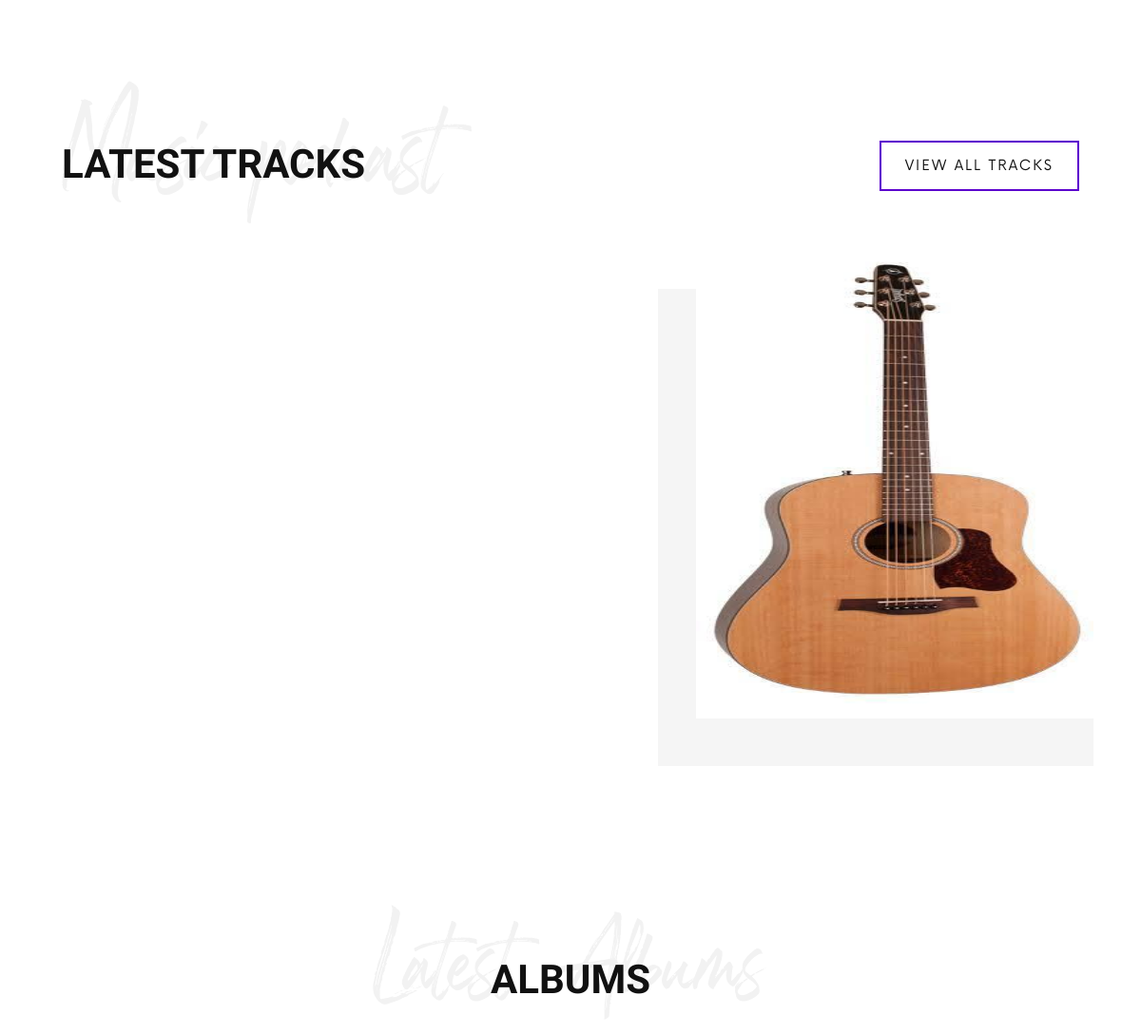
Before: / (middle part) with the older database file.
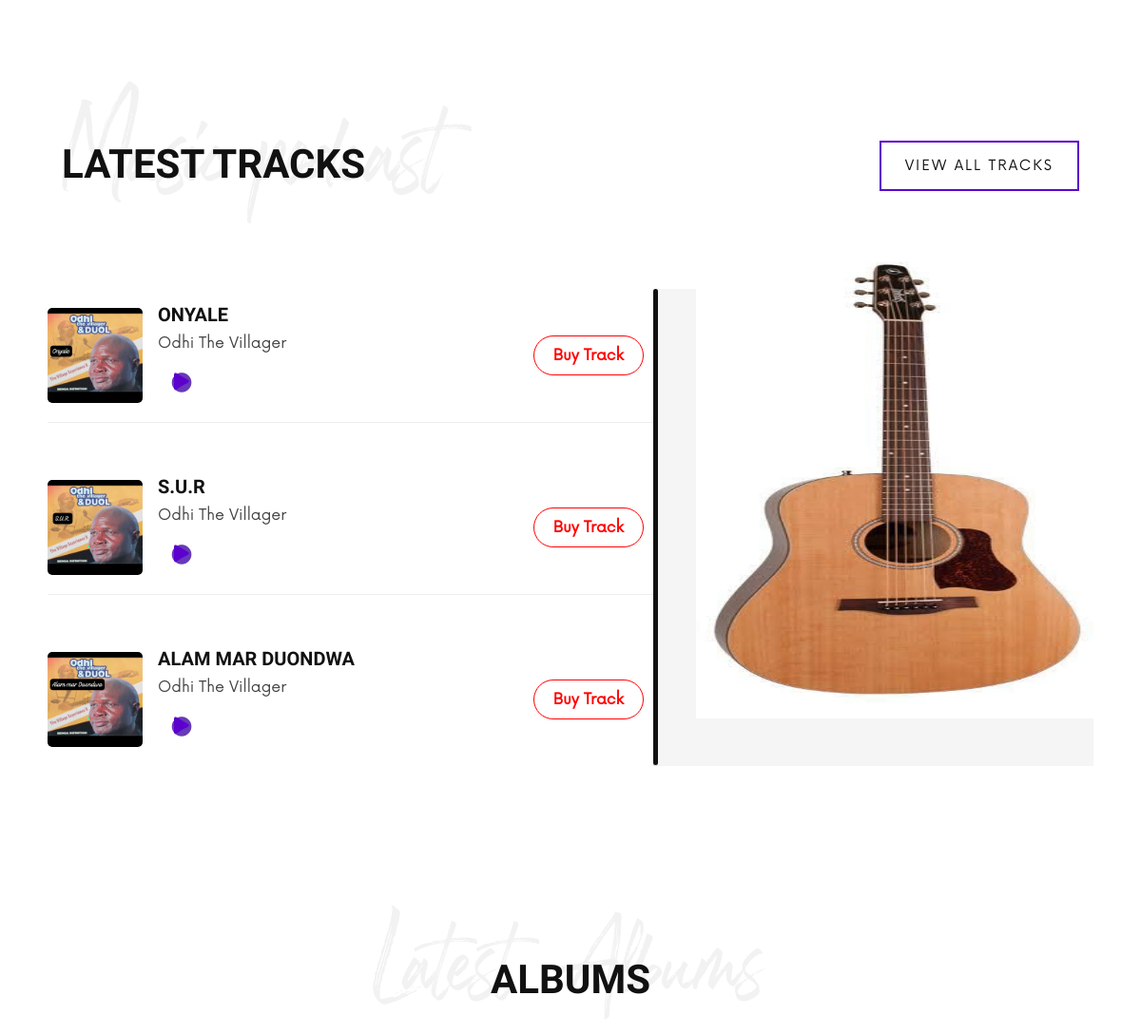
After: the same page with the newer database file.
### odhi/models.py (models this page shows, shortened)
class LatestTrack(models.Model):
    title = models.CharField(max_length=255)
    artist = models.CharField(max_length=255, default="Odhi The Villager")
    cover_image = models.ImageField(upload_to='track_covers/')
    audio_preview = models.FileField(upload_to='audio_previews/', blank=True, null=True)  # optional
    buy_link = models.URLField()
    created_at = models.DateTimeField(auto_now_add=True)
    class Meta:
        ordering = ['-created_at']  # Newest first
        verbose_name = "Latest Track"
        verbose_name_plural = "Latest Tracks"

### odhi/views.py (the view)
# urls.py: path("", views.index, name="index"),
def index(request):
    hero = Hero.objects.first()  # Get the first hero object
    videos = OtherVideo.objects.all()
    eventtypes = EventType.objects.all()
    eventmusics = EventMusic.objects.first()
    latest_tracks = LatestTrack.objects.all()[:6]
    return render(request, "index.html", {
        'hero': hero,
        'videos': videos,
        'eventtypes': eventtypes,
        'eventmusics': eventmusics,
        'latest_tracks': latest_tracks
    })

### odhi/context_processors.py (called while the page is built)
def general_info(request):
    info = Generalinfo.objects.first()  # Assumes only one Generalinfo object
    return {'general_info': info}

### odhi/models.py (called while the page is built)
    def video_id(self):
        from urllib.parse import urlparse, parse_qs
        query = urlparse(self.youtube_link)
        return parse_qs(query.query).get("v", [""])[0]

### templates/index.html (shortened to what this page needs)
{% extends "assests/main.html" %}
{% load static %}
{% block content %}
    <section class="track spad">
    <div class="container">
        <div class="row">
            <div class="col-lg-7">
                <div class="section-title">
                    <h2>Latest tracks</h2>
                    <h1>Music podcast</h1>
                </div>
            </div>
            <div class="col-lg-5">
                <div class="track__all">
                    <a href="https://odhithevillager.hustlesasa.shop/" class="primary-btn border-btn">View all tracks</a>
                </div>
            </div>
        </div>
        <div class="row">
            <div class="col-lg-7 p-0">
                <div class="track__content nice-scroll">
                    {% for track in latest_tracks %}
                    <div class="single_player_container d-flex align-items-center justify-content-between">
                        <div class="track-img">
                            <img src="{{ track.cover_image.url }}" alt="{{ track.title }} - Cover" class="img-fluid" />
                        </div>
                        <div class="track-info flex-grow-1 px-3">
                            <h4>{{ track.title }}</h4>
                            <p class="track-title">{{ track.artist }}</p>
                            <button class="jp-play player_button" tabindex="0" data-src="{{ track.audio_preview.url }}">
                                <i class="fa fa-play-circle"></i>
                            </button>
                        </div>
                        <div class="track-buy">
                            <a href="{{ track.buy_link }}" class="buy-btn" target="_blank">Buy Track</a>
                        </div>
                    </div>
                    {% endfor %}
                    </div>
            </div>
            <div class="col-lg-5 p-0">
                <div class="track__pic">
                    <img src="{% static 'img/quitar.jpg' %}" alt="">
                </div>
            </div>
        </div>
    </div>
</section>
    <section class="youtube spad">
        <div class="container">
            <div class="row">
                <div class="col-lg-12">
                    <div class="section-title">
                        <h2>ALBUMS</h2>
                        <h1>Latest Albums</h1>
                    </div>
                </div>
            </div>
        </div>
    </section>
{% endblock %}

### templates/assests/main.html (shortened to what this page needs)
{% load static %}
<!DOCTYPE html>
<html lang="en">
<head>
  <link rel="stylesheet" href="https://cdn.jsdelivr.net/npm/@fancyapps/ui/dist/fancybox.css" />
<link href="https://cdn.jsdelivr.net/npm/bootstrap@5.3.3/dist/css/bootstrap.min.css" rel="stylesheet">
<link rel="stylesheet" href="https://cdn.jsdelivr.net/npm/bootstrap-icons@1.11.3/font/bootstrap-icons.min.css">
<link rel="stylesheet" href="https://cdnjs.cloudflare.com/ajax/libs/font-awesome/6.5.0/css/all.min.css" />
<link rel="stylesheet" href="https://cdnjs.cloudflare.com/ajax/libs/font-awesome/6.5.0/css/all.min.css"
 />
  <link rel="stylesheet" href="{% static 'css/bootstrap.min.css' %}" type="text/css">
  <link rel="stylesheet" href="{% static 'css/font-awesome.min.css' %}" type="text/css">
  <link rel="stylesheet" href="{% static 'css/barfiller.css' %}" type="text/css">
  <link rel="stylesheet" href="{% static 'css/nowfont.css' %}" type="text/css">
  <link rel="stylesheet" href="{% static 'css/rockville.css' %}" type="text/css">
  <link rel="stylesheet" href="{% static 'css/magnific-popup.css' %}" type="text/css">
  <link rel="stylesheet" href="{% static 'css/owl.carousel.min.css' %}" type="text/css">
  <link rel="stylesheet" href="{% static 'css/slicknav.min.css' %}" type="text/css">
  <link rel="stylesheet" href="{% static 'css/style.css' %}" type="text/css">
</head>
<body>
  {% block content %}{% endblock %}
</body>
</html>

### templates/assests/header.html (shortened to what this page needs)
{% load static %}

### templates/assests/footer.html (shortened to what this page needs)
{% load static %}

### static/css/style.css (style rules this page uses)
html, body { height: 100%; font-family: "Now Regular"; -webkit-font-smoothing: antialiased; }
h1, h2, h3, h4, h5, h6 { margin: 0; color: #111111; font-weight: 400; font-family: "Rajdhani", sans-serif; }
h1 { font-size: 70px; }
h2 { font-size: 36px; }
h4 { font-size: 24px; }
p { font-size: 15px; font-family: "Now Regular"; color: #444444; font-weight: 400; line-height: 26px; margin: 0 0 15px 0; }
img { max-width: 100%; }
.section-title { margin-bottom: 40px; position: relative; z-index: 1; }
.section-title h2 { font-size: 42px; color: #111111; font-weight: 700; text-transform: uppercase; }
.section-title h1 { font-size: 100px; color: #f2f2f2; font-family: "Rockville Solid Regular"; position: absolute; left: 0; top: -45px; width: 100%; z-index: -1; }
.spad { padding-top: 100px; padding-bottom: 100px; }
.primary-btn { display: inline-block; font-size: 15px; text-transform: uppercase; padding: 14px 25px 12px; color: #ffffff; background: #5c00ce; letter-spacing: 2px; }
.primary-btn.border-btn { background: transparent; border: 2px solid #5c00ce; color: #111111; }
@media (min-width: 768px) { .container { padding: 30px 50px; } }
@media (min-width: 768px) { .row { display: flex; flex-wrap: wrap; } }
@media (min-width: 1024px) { .container { max-width: 1200px; margin: 0 auto; } }
.track { padding-top: 120px; padding-bottom: 40px; overflow: hidden; }
.track .section-title { margin-bottom: 105px; }
.track__content { height: 502px; overflow-y: auto; }
.track__all { text-align: right; margin-bottom: 100px; }
.jp-play { position: relative; height: 50px; width: 50px; background: transparent; border: 2px solid #e1e1e1; border-radius: 50%; }
.jp-play:after { position: absolute; display: block; left: 17px; top: 12px; width: 16px; height: 20px; background: url(../img/play-default.png); content: ""; }
.single_player_container { overflow: hidden; margin-bottom: 40px; }
.single_player_container:last-child { margin-bottom: 0; }
.single_player_container h4 { font-size: 26px; color: #111111; font-weight: 700; margin-bottom: 20px; text-transform: uppercase; }
.track__pic { position: relative; z-index: 1; }
.track__pic:after { position: absolute; left: 0; top: 0; width: 100%; height: 100%; background: #f5f5f5; content: ""; z-index: -1; }
.track__pic img { position: relative; top: -50px; width: calc(100% - 40px); margin-left: 40px; height: 502px; }
.youtube { padding-bottom: 50px; }
.youtube .section-title { text-align: center; }
.youtube .section-title h1 { font-size: 90px; }
@media only screen and (min-width: 1200px) { .container { max-width: 1170px; } }
.single_player_container { border-bottom: 1px solid #eee; padding: 15px 0; }
.track-img img { max-width: 100px; border-radius: 5px; }
.track-info h4 { font-size: 20px; margin: 0; font-weight: 600; }
.track-title { font-size: 16px; margin: 5px 0; }
.player_button { background: none; border: none; color: #673ab7; font-size: 24px; }
.buy-btn { border: 1px solid red; color: red; text-decoration: none; font-weight: bold; transition: 0.3s ease; padding: 10px 20px; border-radius: 50px; margin-right: 15px; }

Changed rows visible on the page:
added LatestTrack: cover_image (picture), title "ONYALE", artist "Odhi The Villager"
added LatestTrack: cover_image (picture), title "S.U.R", artist "Odhi The Villager"
added LatestTrack: cover_image (picture), title "ALAM MAR DUONDWA", artist "Odhi The Villager"
